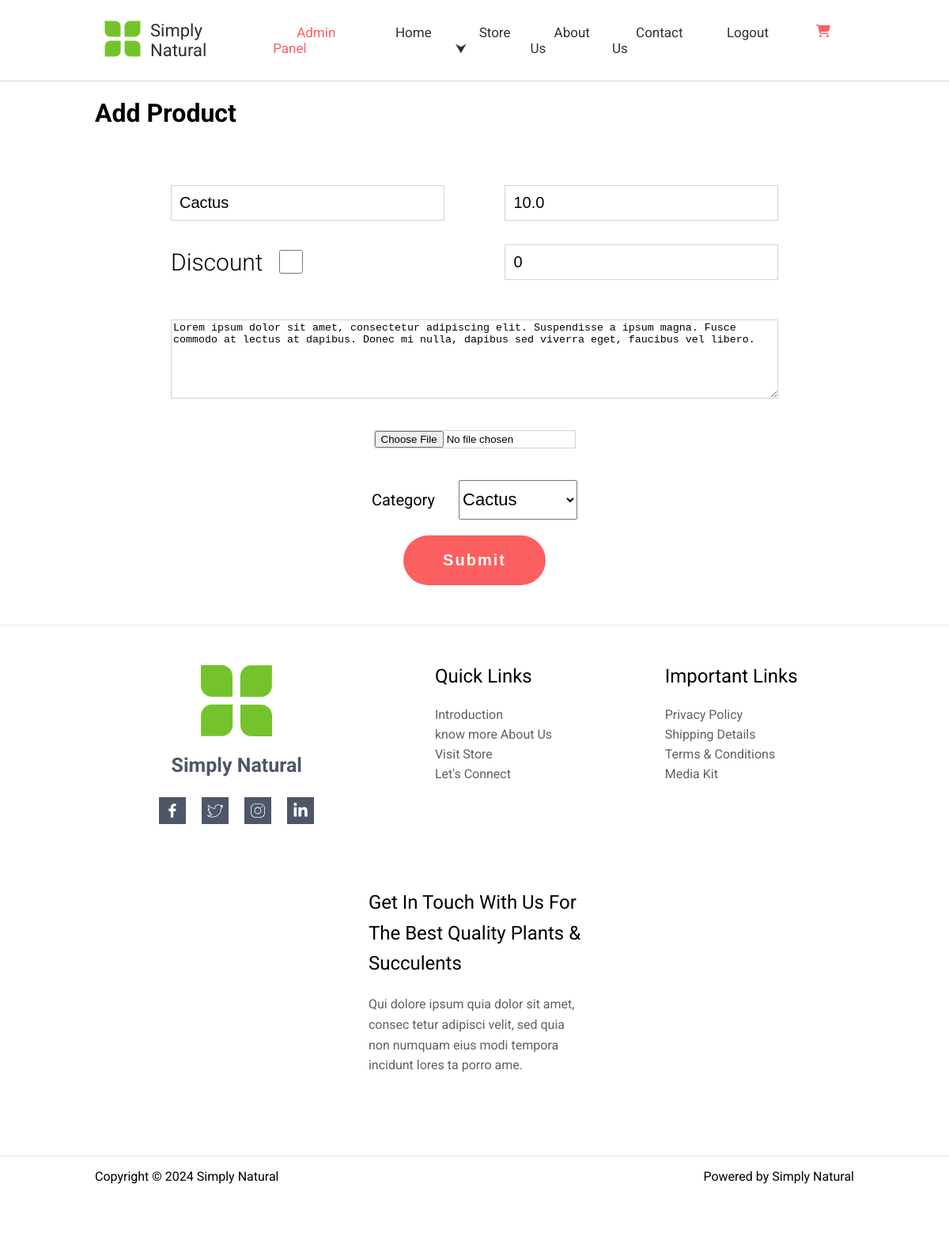
Page /edit_product/1 (signed in) on the committed database.
### models.py (models this page shows, shortened)
class BaseModel:
  def create(self):
    db.session.add(self)
    db.session.commit()

class Product(db.Model, BaseModel):
  id = db.Column(db.Integer, primary_key=True)
  category_id = db.Column(db.ForeignKey("product_category.id"))
  name = db.Column(db.String, nullable=False)
  price = db.Column(db.Float, nullable=False)
  discount = db.Column(db.Boolean, default=False)
  discount_price = db.Column(db.Float)
  img = db.Column(db.String)
  description = db.Column(db.Text)
  category = db.relationship("ProductCategory")

### routes.py (the view, shortened to what this page needs)
@app.route("/edit_product/<int:product_id>", methods=["GET", "POST"])
@login_required
def edit_product(product_id):
  if current_user.role != "admin":
    return redirect("/")
  product = Product.query.get(product_id)
  if not product:
    pass
  form = AddProductForm(name=product.name,
                        price=product.price,
                        img=product.img,
                        description=product.description,
                        discount=product.discount,
                        discount_price=product.discount_price,
                        category_id=product.category_id
                        )
  form.category_id.choices = [(category.id, category.name) for category in ProductCategory.query.all()]
  return render_template("addProduct.html", form=form)

### forms.py
class AddProductForm(FlaskForm):
  name = StringField("Product Name", validators=[DataRequired()])
  price = FloatField("Product Price", validators=[DataRequired()])
  img = FileField("Prodouct Photo", validators=[FileRequired()])
  description = TextAreaField("Product Info", validators=[DataRequired()])
  discount = BooleanField("Discount")
  discount_price = FloatField("Discounted Price")
  category_id = SelectField("Category",coerce=int, validators=[DataRequired()])
  submit = SubmitField("Submit")

### models.py (called while the page is built)
@login_manager.user_loader
def load_user(user_id):
  return User.query.get(user_id)

### routes.py (called while the page is built)
@app.context_processor
def inject_products():
    categories = ProductCategory.query.all()
    return dict(categories=categories)

### templates/addProduct.html (shortened to what this page needs)
{% extends "index.html" %}
{% block content %}
<div class="content">
	<div class="content-box">
		<h1>Add Product</h1>
		<form class="add-product-box" enctype="multipart/form-data" method="post">
			<div class="product-main">
				{{form.name(placeholder=form.name.label.text)}}
				{{form.price(placeholder=form.price.label.text)}}
			</div>
			<div class="discount-box">
				<div>{{form.discount.label()}} {{form.discount()}}</div>
				{{form.discount_price(placeholder=form.discount.label.text, value=0)}}
			</div>
			{{form.description(placeholder=form.description.label.text, class="description")}}
			{{form.img(placeholder=form.img.label.text, class="img")}}
			<div class="categories">{{ form.category_id.label }} {{ form.category_id }}</div>
			{{form.submit(placeholder=form.submit.label.text, class="submit")}}
		</form>
	</div>
</div>
{% endblock %}

### static/css/style.css (style rules this page uses)
:root { --main-text-color: #2b2f38; --secondary-text-color: #5d6167; --main-red: #fc5f5f; --main-green: #75c32c; }
*, *::after, *::before { box-sizing: border-box; }
body { margin: 0; font-family: "Roboto", sans-serif; }
.content { width: 100%; background-color: rgba(0, 0, 0, 0); display: flex; justify-content: center; align-items: center; }
.content-box { width: 80%; }

### static/css/navbar.css (style rules this page uses)
:root { --main-text-color: #2b2f38; --main-text-hover-color: #fc5f5f; }

### static/css/forms.css (style rules this page uses)
:root { --main-text-color: #2b2f38; --secondary-text-color: #5d6167; --main-red: #fc5f5f; --main-green: #75c32c; --main-background: #f9f9f9; }
.add-product-box { padding: 50px 0; display: flex; flex-direction: column; justify-content: center; align-items: center; }
.add-product-box input, textarea { border: 1px solid #d3d3d3; }
.product-main { width: 80%; display: flex; align-items: center; justify-content: space-between; }
.product-main input { width: 45%; font-size: 20px; padding: 10px; }
.discount-box { width: 80%; display: flex; align-items: center; margin: 30px 0; justify-content: space-between; }
.discount-box div { display: flex; align-items: center; }
.discount-box div label { font-size: 30px; font-weight: 300; }
.discount-box div input { width: 30px; height: 30px; margin-left: 20px; }
.discount-box input[type="text"] { width: 45%; font-size: 20px; padding: 10px; }
.add-product-box .description { width: 80%; height: 100px; margin: 20px 0; }
.add-product-box .img { margin: 20px; }
.add-product-box .submit { border: none; font-size: 20px; font-weight: 600; letter-spacing: 2px; background-color: var(--main-red); color: #fff; cursor: pointer; border-radius: 100px; padding: 20px 50px; transition: all 0.2s; }
.add-product-box .categories { margin: 20px 0; display: flex; justify-content: space-between; align-items: center; font-size: 20px; }
.add-product-box .categories select { margin-left: 30px; width: 150px; height: 50px; font-size: 22px; }

### static/css/store.css (style rules this page uses)
:root { --main-text-color: #2b2f38; --secondary-text-color: #5d6167; --main-red: #fc5f5f; --main-green: #75c32c; --main-background: #f9f9f9; }

### static/css/cart.css (style rules this page uses)
:root { --main-text-color: #2b2f38; --secondary-text-color: #5d6167; --main-red: #fc5f5f; --main-green: #75c32c; --main-background: #f9f9f9; }

### rows in the picture
Product: name "Cactus", price "10.0", discount_price "0", description "Lorem ipsum dolor sit amet, consectetur adipiscing elit. Suspendisse a ipsum magna. Fusce commodo at lectus at dapibus. Donec mi nulla, dapibus sed viverra eget, faucibus vel libero.", category_id "Cactus"
